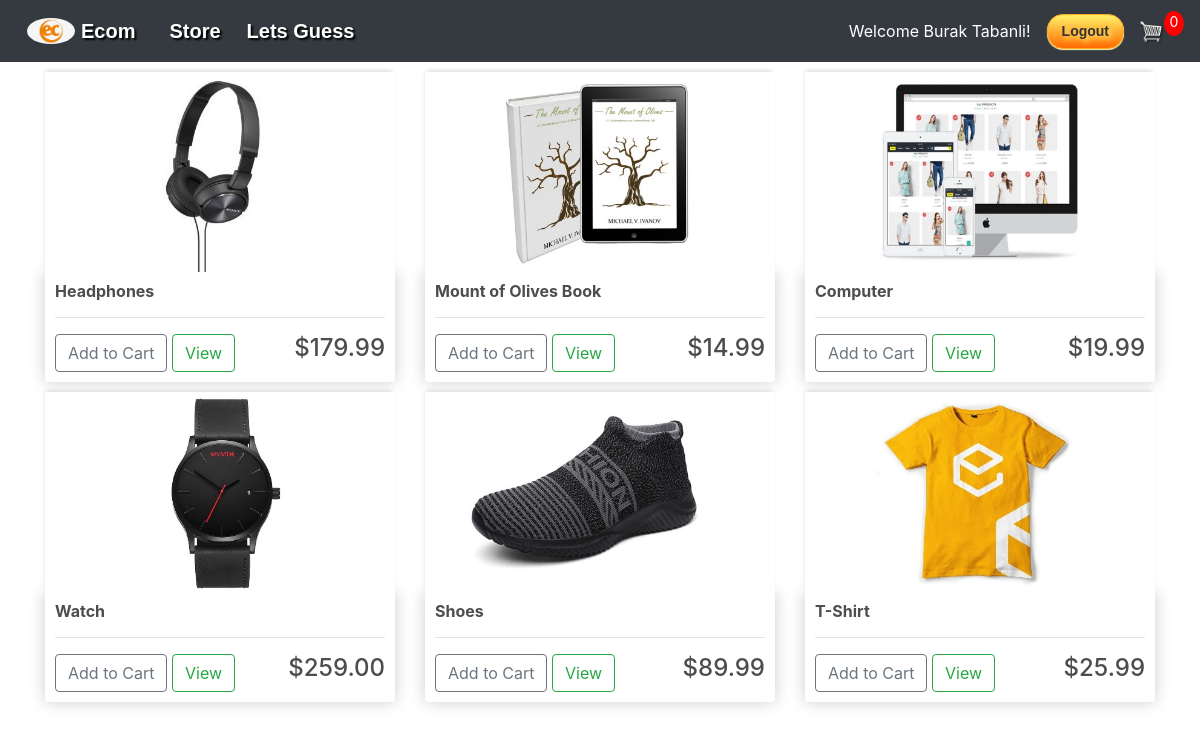
Screenshot of / (signed in) with the database file from the repository.
### store/models.py (models this page shows, shortened)
class Product(models.Model):
    name = models.CharField(max_length=200)
    price = models.FloatField()
    digital = models.BooleanField(default=False, null=True, blank=True)
    image = models.ImageField(null=True, blank=True)
    @property
    def imageURL(self):
        try:
            url = self.image.url
        except:
            url = ''
        return url

### store/views.py (the view)
# urls.py: path("",include("store.urls"))
def store(request):
    if request.user.is_authenticated:
        customer, created = Customer.objects.get_or_create(user=request.user)
        order, created = Order.objects.get_or_create(customer=customer, complete=False)
        items = order.orderitem_set.all()
        cartItems = order.get_cart_items
    else:
        cookieData = cookieCart(request)
        cartItems = cookieData['cartItems']
    products = Product.objects.all()
    context = {"products": products, "cartItems": cartItems}
    return render(request, "store/store.html", context)

### store/models.py (called while the page is built)
    @property
    def get_cart_items(self):
        orderitems = self.orderitem_set.all()
        total = sum([item.quantity for item in orderitems])
        return total

### store/templates/store/store.html
{% extends 'store/main.html' %}
{% load static %}
{% block content %}
    <div class="row">
        {% for product in products %}
            <div class="col-lg-4">
                <img class="thumbnail" src="{{ product.imageURL }}">
                <div class="box-element product">
                    <h6><strong>{{ product.name }}</strong></h6>
                    <hr>
                    <button data-product= {{ product.id }} data-action="add" class="btn btn-outline-secondary add-btn update-cart">Add to Cart</button>
                    <a class="btn btn-outline-success" href="#">View</a>
                    <h4 style="display: inline-block;float: right">${{ product.price|floatformat:2 }}</h4>
                </div>
            </div>
        {% endfor %}
    </div>
{% endblock content %}

### store/templates/store/main.html (shortened to what this page needs)
<!doctype html>
{% load static %}
<html lang="en">
<head>
    <link rel="stylesheet" type="text/css" href="{% static 'css/main.css' %}">
    <link rel="stylesheet" href="https://stackpath.bootstrapcdn.com/bootstrap/4.4.1/css/bootstrap.min.css"
>
</head>
<body>
<nav class="navbar navbar-expand-lg navbar-dark bg-dark">
    <img id="main-logo" src="{% static 'images/main-logo.jpg' %}" href="{% url 'store' %}">
    <a class="navbar-brand">Ecom</a>
    <div class="collapse navbar-collapse" id="navbarSupportedContent">
        <ul class="navbar-nav mr-auto">
            <li class="nav-item active">
                <a class="nav-link" href="{% url 'store' %}">Store <span class="sr-only">(current)</span></a>
            </li>
            <li class="nav-item active">
                <a class="nav-link" href="{% url 'word_guess_game' %}">Lets Guess</a>
            </li>
        </ul>
        <div class="form-inline my-2 my-lg-0">
            {% if request.user.is_authenticated %}
                <span class="navbar-text text-white mr-3">
                Welcome {{ request.user.first_name.capitalize }} {{ request.user.last_name.capitalize }}!
                    </span>
                    <a href="{% url 'logout' %}" class="myButton">Logout</a>
                    {% else %}
                <a href="{% url 'login' %}" class="myButton">Login</a>
            {% endif %}
            <a href="{% url 'cart' %}">
                <img id="cart-icon" src="{% static 'images/cart.png' %}">
            </a>
            <p id="cart-total">{{ cartItems }}</p>
        </div>
    </div>
</nav>
<div class="container">
    {% block content %}
    {% endblock content %}
</div>
</body>
</html>

### static/css/main.css (style rules this page uses)
body { background-color: hsl(0, 0%, 98%); }
h1, h2, h3, h4, h5, h6 { color: hsl(0, 0%, 30%); }
.box-element { box-shadow: hsl(0, 0%, 80%) 0 0 16px; background-color: #fff; border-radius: 4px; padding: 10px; }
.thumbnail { width: 100%; height: 200px; -webkit-box-shadow: -1px -3px 5px -2px rgba(214, 214, 214, 1); -moz-box-shadow: -1px -3px 5px -2px rgba(214, 214, 214, 1); box-shadow: -1px -3px 5px -2px rgba(214, 214, 214, 1); }
.product { border-radius: 0 0 4px 4px; }
.bg-dark { background-color: white; }
#cart-icon { width: 25px; display: inline-block; margin-left: 15px; }
#main-logo { width: 50px; height: auto; display: inline-block; margin-left: 10px; background: transparent; object-fit: contain; border-radius: 50%; padding: 1px; }
#cart-total { display: block; text-align: center; color: #fff; background-color: red; width: 20px; height: 25px; border-radius: 50%; font-size: 14px; }
.col-lg-4, .col-lg-6, .col-lg-8, .col-lg-12 { margin-top: 10px; }
.btn { border-radius: 0; }
.navbar-brand { font-weight: bold; font-family: Arial, serif; margin-left: 5px; text-shadow: 2px 2px 2px black; }
.nav-link { font-size: 20px; font-weight: bold; font-family: Arial, serif; margin-left: 10px; color: #333333; text-shadow: 2px 2px 2px black; }
.myButton { box-shadow: 0px 1px 1px 0px #fff6af; background: #ffec64 linear-gradient(to bottom, #ffec64 5%, #ff6a00 100%); border-radius: 16px; border: 1px solid #ffaa22; display: inline-block; cursor: pointer; color: #333333; font-family: Arial, serif; font-size: 14px; font-weight: bold; padding: 6px 14px; text-decoration: none; text-shadow: 3px 3px 5px #ffee66; line-height: 1.5; }

### rows the page displays
Product: imageURL (picture), name "Headphones", price "179.99"
Product: imageURL (picture), name "Mount of Olives Book", price "14.99"
Product: imageURL (picture), name "Computer", price "19.99"
Product: imageURL (picture), name "Watch", price "259.00"
Product: imageURL (picture), name "Shoes", price "89.99"
Product: imageURL (picture), name "T-Shirt", price "25.99"

### other values shown
{{ request.user.first_name.capitalize }} "Burak"
{{ request.user.last_name.capitalize }} "Tabanli"
{{ cartItems }} "0"
